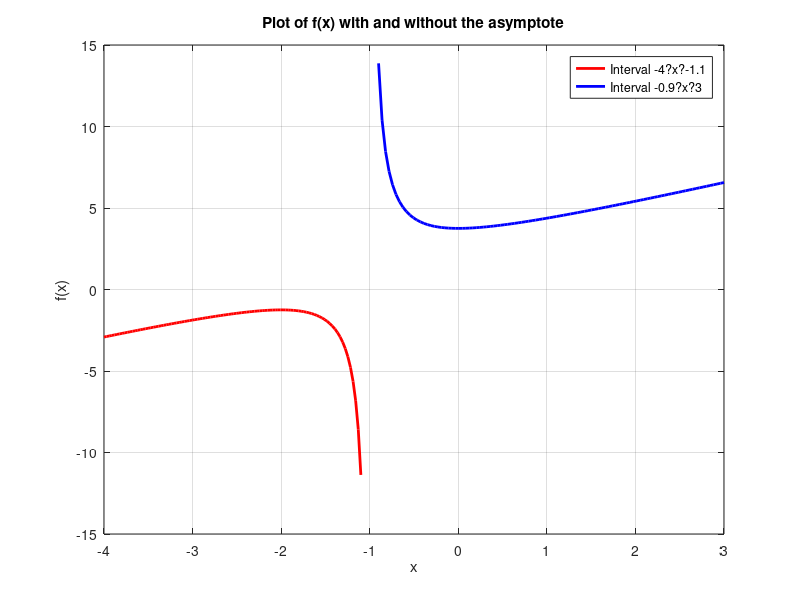

The MATLAB source for this figure:
%Sujeet Kumar 20218009
%Problem no. 8
x1 = linspace(-4, -1.1, 100); % First interval
x2 = linspace(-0.9, 3, 100);   % Second interval

f = @(x) (x.^2 + 3*x + 3) ./ (0.8 * (x + 1));

y1 = f(x1);
y2 = f(x2);

figure;
plot(x1, y1, 'r', 'LineWidth', 2);
hold on;

plot(x2, y2, 'b', 'LineWidth', 2);

xlabel('x');
ylabel('f(x)');
title('Plot of f(x) with and without the asymptote');
legend('Interval -4?x?-1.1', 'Interval -0.9?x?3');
xlim([-4, 3]);

grid on;

hold off;
